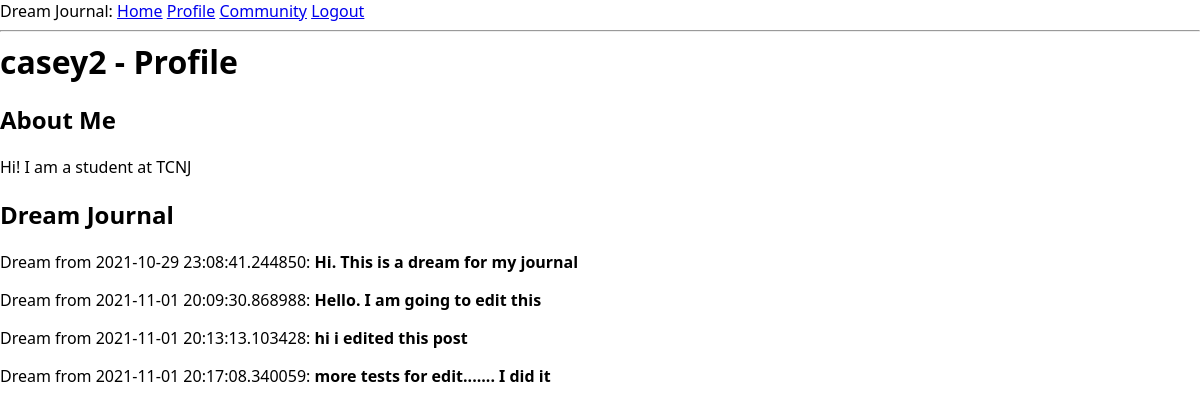
Screenshot of /profile/4 (signed in) with the database file from the repository.
### app/models.py (models this page shows, shortened)
class User(UserMixin, db.Model):
    id = db.Column(db.Integer, primary_key=True)
    username = db.Column(db.String(64), index=True, unique=True)
    about_me = db.Column(db.String(140))
    email = db.Column(db.String(120), index=True, unique=True)
    password_hash = db.Column(db.String(128))
    posts = db.relationship('Post', backref='author', lazy='dynamic')

class Post(db.Model):
    id = db.Column(db.Integer, primary_key=True)
    body = db.Column(db.String(140))
    timestamp = db.Column(db.DateTime, index=True, default=datetime.utcnow)
    user_id = db.Column(db.Integer, db.ForeignKey('user.id'))

### app/routes.py (the view)
@app.route('/profile/<int:id>')
@login_required
def profile_page(id):
    this_user = User.query.get_or_404(id)
    posts = this_user.posts.all()
    return render_template("profile.html", title='Profile Page', usr=this_user, posts=posts)

### app/models.py (called while the page is built)
@login.user_loader
def load_user(id):
    return User.query.get(int(id))

### app/templates/profile.html (shortened to what this page needs)
{% extends "base.html" %}
{% block content %}
    <h1>{{ usr.username }} - Profile</h1>
    <h2>About Me</h2>
    {% if usr.about_me %}
    <p>{{ usr.about_me }}</p>
    {% else %}
    <p>Your About Me has not been set up yet!</p>
    {% endif %}
    <h2>Dream Journal</h2>
    {% for post in posts %}
    <div><p>Dream from {{ post.timestamp }}: <b>{{ post.body }}</b></p></div>
    {% endfor %}
{% endblock %}

### app/static/style.css (style rules this page uses)
* { box-sizing: border-box; }
html, body { margin: initial; padding: initial; font-family: system-ui, -apple-system, sans-serif; }
:root { --note-color-bg: hsla(49, 100%, 80%, 1); --ui-border-color: hsla(0, 0%, 40%, 1); --ui-action-new-fg: hsla(202, 86%, 30%, 1); --ui-action-new-bg: hsla(202, 29%, 94%, 1); --ui-action-neutral-fg: hsla(60, 5%, 22%, 1); --ui-action-neutral-bg: hsla(60, 5%, 94%, 1); --ui-action-warning-fg: hsla(0, 75%, 42%, 1); --ui-action-warning-bg: hsla(0, 20%, 94%, 1); }
h1 { margin: 0; flex: 1 0 auto; }

### rows the page displays
User: username "casey2", about_me "Hi! I am a student at TCNJ"
Post: timestamp "2021-10-29 23:08:41.244850", body "Hi. This is a dream for my journal"
Post: timestamp "2021-11-01 20:09:30.868988", body "Hello. I am going to edit this"
Post: timestamp "2021-11-01 20:13:13.103428", body "hi i edited this post"
Post: timestamp "2021-11-01 20:17:08.340059", body "more tests for edit....... I did it"
